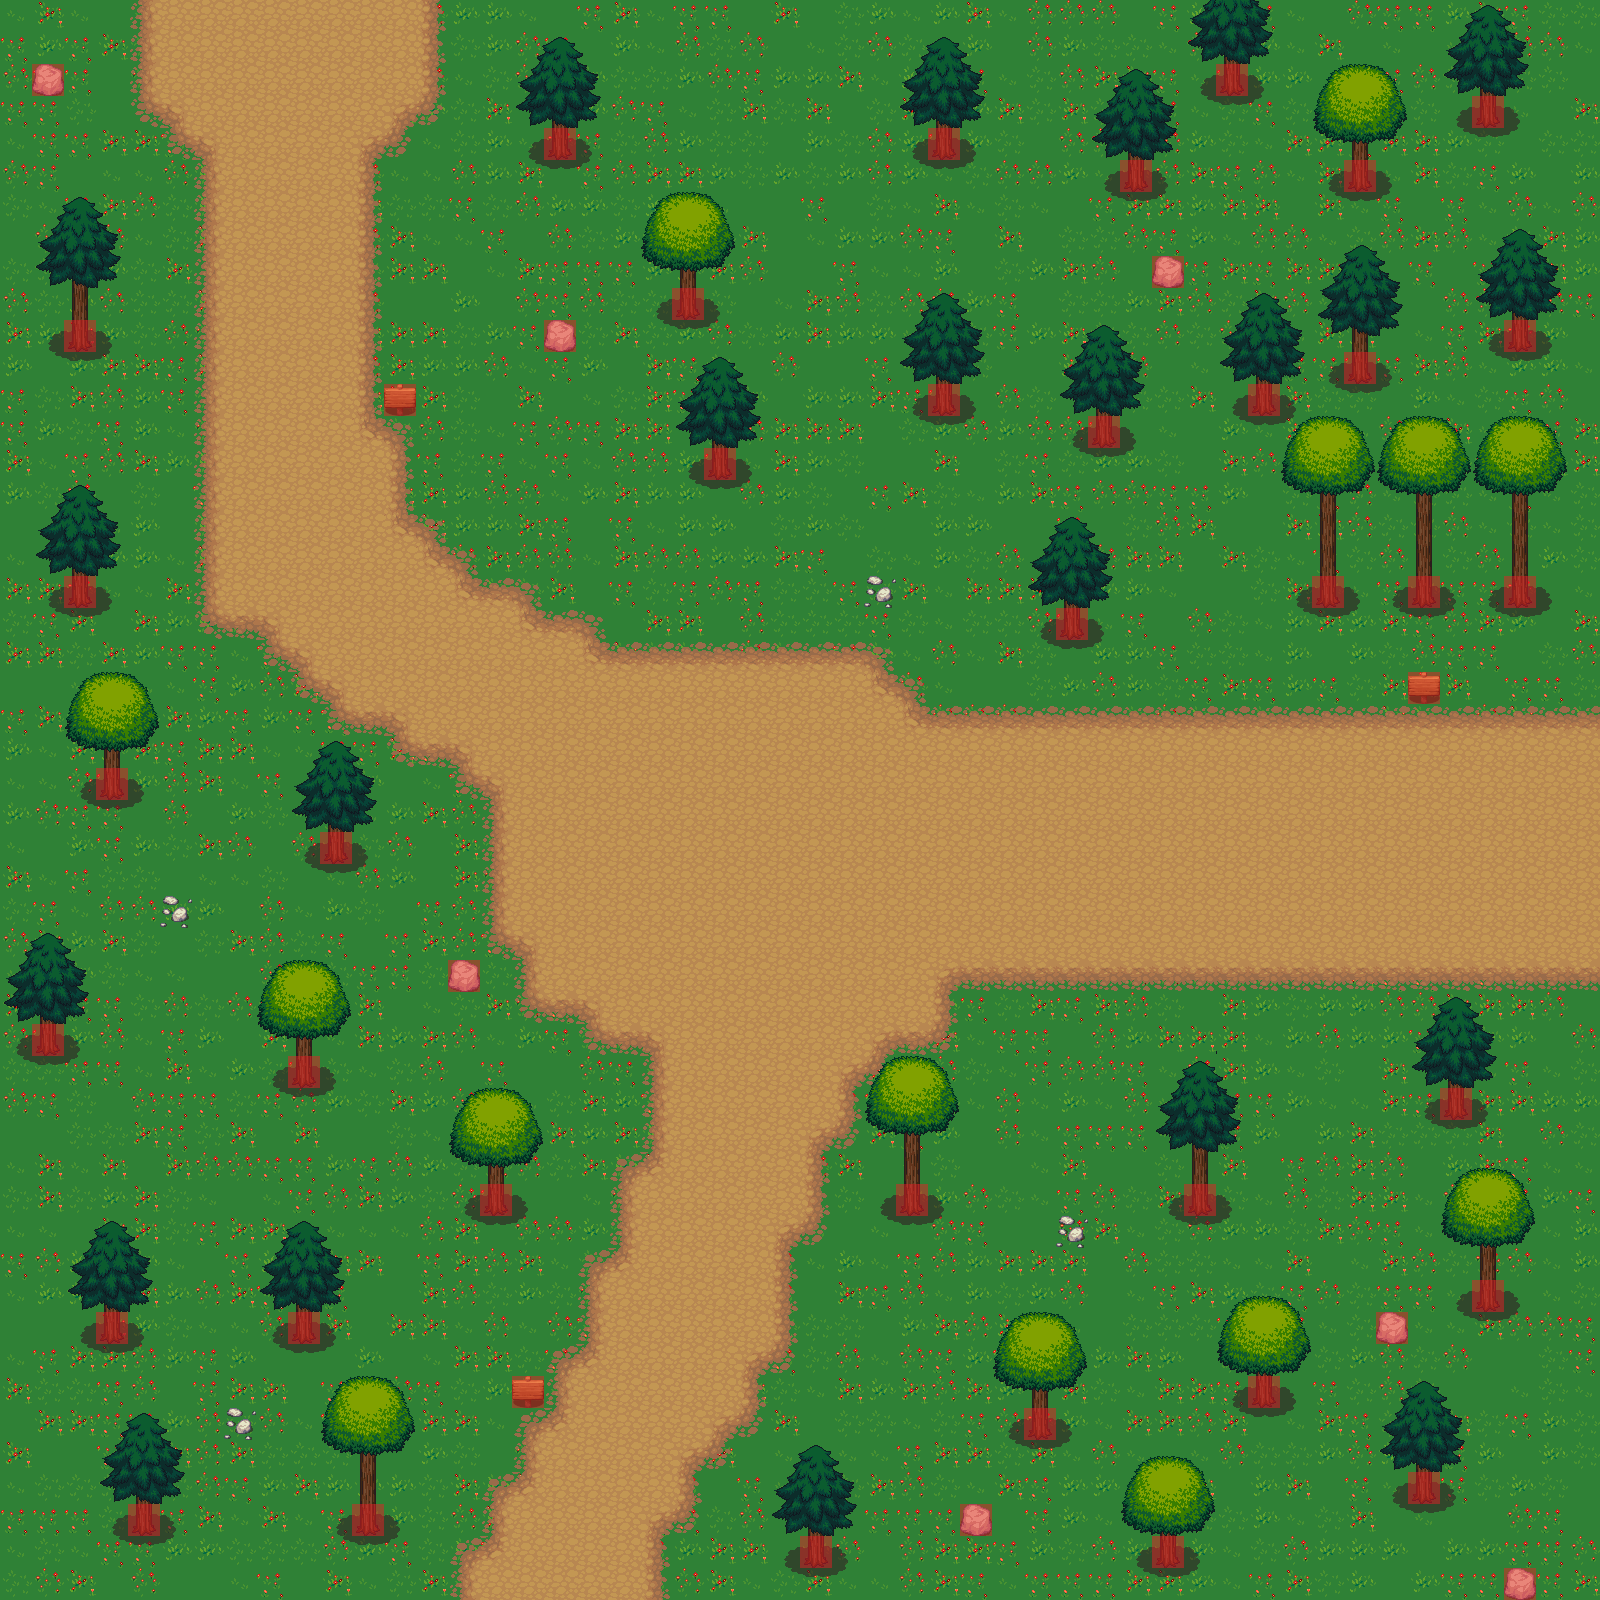

The image is a tile-based game level rendered from a .tmx file. Its description and source (layers, tilesets, objects; grid data summarised) follow:
An orthogonal 50x50 tile map with 32x32 px tiles, 6 tile layers (grass, path, base_trees, top_trees, ...), 5 tilesets and 4 objects.

<map version="1.0" orientation="orthogonal" renderorder="right-down" width="50" height="50" tilewidth="32" tileheight="32" nextobjectid="1">
 <tileset firstgid="1" name="terrain_atlas" tilewidth="32" tileheight="32" tilecount="1024" columns="32">
  <image source="../Assets/Tiled2Unity/Textures/terrain_atlas.png" width="1024" height="1024" />
  <terraintypes>
   <terrain name="path" tile="-1" />
   <terrain name="path2" tile="-1" />
  </terraintypes>
  <tile id="16" terrain="0,0,0," />
  <tile id="17" terrain="0,0,,0" />
  <tile id="19" terrain="1,1,1," />
  <tile id="20" terrain="1,1,,1" />
  <tile id="48" terrain="0,,0,0" />
  <tile id="49" terrain=",0,0,0" />
  <tile id="51" terrain="1,,1,1" />
  <tile id="52" terrain=",1,1,1" />
  <tile id="79" terrain=",,,0" />
  <tile id="80" terrain=",,0,0" />
  <tile id="81" terrain=",,0," />
  <tile id="82" terrain=",,,1" />
  <tile id="83" terrain=",,1,1" />
  <tile id="84" terrain=",,1," />
  <tile id="111" terrain=",0,,0" />
  <tile id="112" terrain="0,0,0,0" />
  <tile id="113" terrain="0,,0," />
  <tile id="114" terrain=",1,,1" />
  <tile id="115" terrain="1,1,1,1" />
  <tile id="116" terrain="1,,1," />
  <tile id="143" terrain=",0,," />
  <tile id="144" terrain="0,0,," />
  <tile id="145" terrain="0,,," />
  <tile id="146" terrain=",1,," />
  <tile id="147" terrain="1,1,," />
  <tile id="148" terrain="1,,," />
 </tileset>
 <tileset firstgid="1025" name="celiannatilec" tilewidth="32" tileheight="32" tilecount="256" columns="16">
  <image source="tilesets/celiannatilec.png" width="512" height="512" />
 </tileset>
 <tileset firstgid="1281" name="RPG_Maker_VX_RTP_Tileset_by_telles0808" tilewidth="32" tileheight="32" tilecount="2016" columns="32">
  <image source="tilesets/RPG_Maker_VX_RTP_Tileset_by_telles0808.png" width="1024" height="2016" />
 </tileset>
 <tileset firstgid="3297" name="colliders" tilewidth="32" tileheight="32" tilecount="432" columns="27">
  <image source="../Assets/Tiled2Unity/Textures/colliders.png" width="864" height="540" />
  <tile id="29">
   <objectgroup draworder="index">
    <object id="1" x="0" y="-0.0434783" width="32.0435" height="32.0435" />
   </objectgroup>
  </tile>
  <tile id="39">
   <objectgroup draworder="index">
    <object id="1" x="0.0625" y="-0.0625" width="31.8125" height="32" />
   </objectgroup>
  </tile>
  <tile id="67">
   <objectgroup draworder="index">
    <object id="1" x="0" y="-0.0434783" width="32" height="32.087" />
   </objectgroup>
  </tile>
  <tile id="245">
   <objectgroup draworder="index">
    <object id="1" x="0" y="-0.0434783" width="32.0435" height="32.087" />
   </objectgroup>
  </tile>
 </tileset>
 <tileset firstgid="3729" name="terrain" tilewidth="32" tileheight="32" tilecount="1024" columns="32">
  <image source="../Assets/Tiled2Unity/Textures/terrain.png" width="1024" height="1024" />
 </tileset>
 <layer name="grass" width="50" height="50">
  <data>[2500 cells, 2500 non-empty, 7 distinct tile ids]</data>
 </layer>
 <layer name="path" width="50" height="50">
  <data>[2500 cells, 669 non-empty, 13 distinct tile ids]</data>
 </layer>
 <layer name="base_trees" width="50" height="50">
  <data>[2500 cells, 270 non-empty, 7 distinct tile ids]</data>
 </layer>
 <layer name="top_trees" width="50" height="50">
  <data>[2500 cells, 334 non-empty, 39 distinct tile ids]</data>
 </layer>
 <layer name="decors" width="50" height="50">
  <data>[2500 cells, 14 non-empty, 3 distinct tile ids]</data>
 </layer>
 <layer name="collisions" width="50" height="50" opacity="0.48">
  <data>[2500 cells, 47 non-empty, 1 distinct tile ids]</data>
 </layer>
</map>
